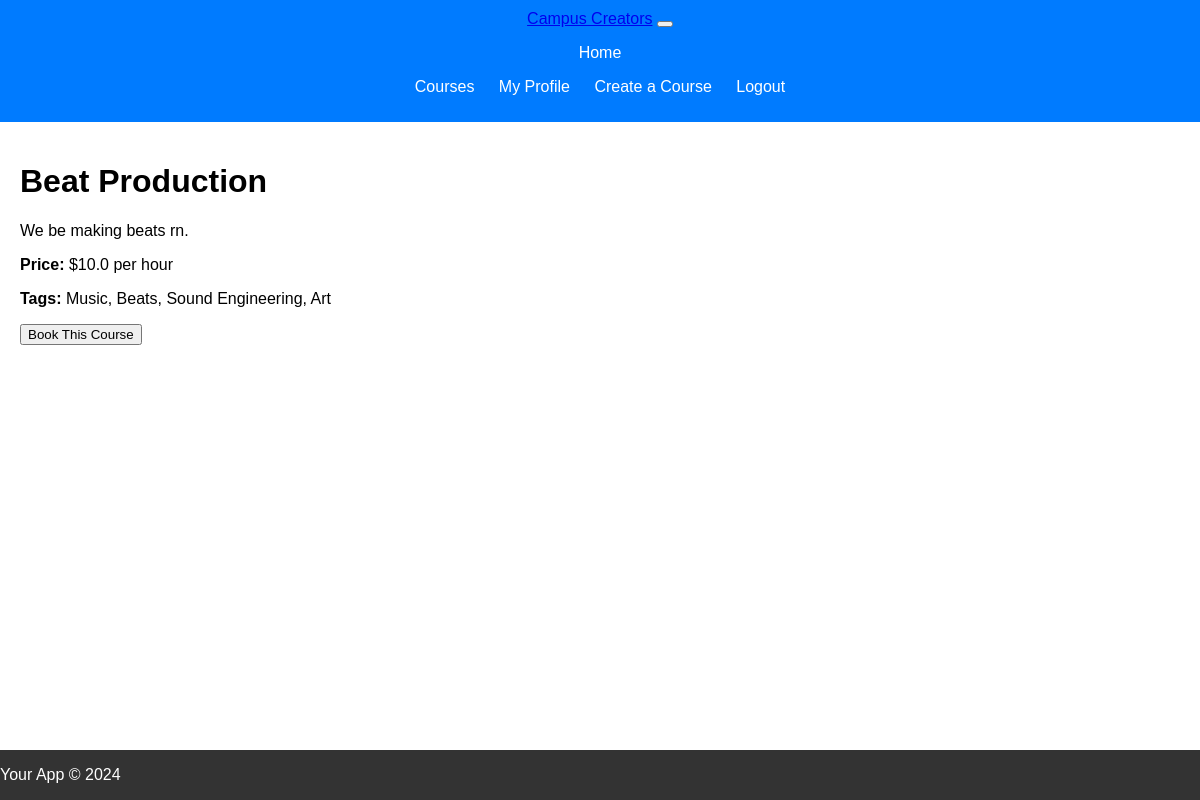
The page /course/2 (signed in) on the database its author committed.
### app.py (models this page shows)
class Course(db.Model):
    id = db.Column(db.Integer, primary_key=True)
    title = db.Column(db.String(100), nullable=False)
    description = db.Column(db.Text, nullable=False)
    price_per_hour = db.Column(db.Float, nullable=False)
    image_url = db.Column(db.String(255))  # Assuming images are hosted elsewhere and accessed via URL
    category_tags = db.Column(db.String(255))  # Could be a comma-separated list or a relationship to another table
    rating = db.Column(db.Float)  # Average rating, possibly updated via a separate ratings model or table
    created_at = db.Column(db.DateTime, default=datetime.utcnow)
    user_id = db.Column(db.Integer, db.ForeignKey('user.id'), nullable=False)  # Linking a course to a user
    creator = relationship('User', backref='courses')  # Establishing a bidirectional relationship with the User model

### app.py (the view)
@app.route('/course/<int:course_id>')
def course_details(course_id):
    course = Course.query.get_or_404(course_id)
    return render_template('course_details.html', course=course)

### templates/course_details.html
{% extends 'base.html' %}
{% block content %}
<div class="course-detail">
    <h1>{{ course.title }}</h1>
    <p>{{ course.description }}</p>
    <p><strong>Price:</strong> ${{ course.price_per_hour }} per hour</p>
    <p><strong>Tags:</strong> {{ course.category_tags }}</p>
    <form action="{{ url_for('book_course', course_id=course.id) }}" method="post">
        <button type="submit" class="btn btn-primary">Book This Course</button>
    </form>
</div>
{% endblock %}

### static/css/style.css (style rules this page uses)
body { font-family: Arial, sans-serif; margin: 0; padding: 0; display: flex; flex-direction: column; min-height: 100vh; }

### rows shown on the page
Course: title "Beat Production", description "We be making beats rn.", price_per_hour "10.0", category_tags "Music, Beats, Sound Engineering, Art"
